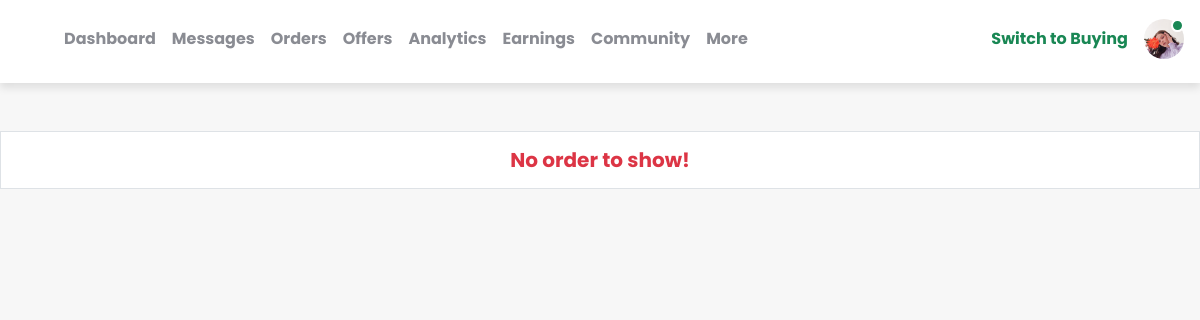
Before: /buyer-dashboard/ (signed in) with the older database file.
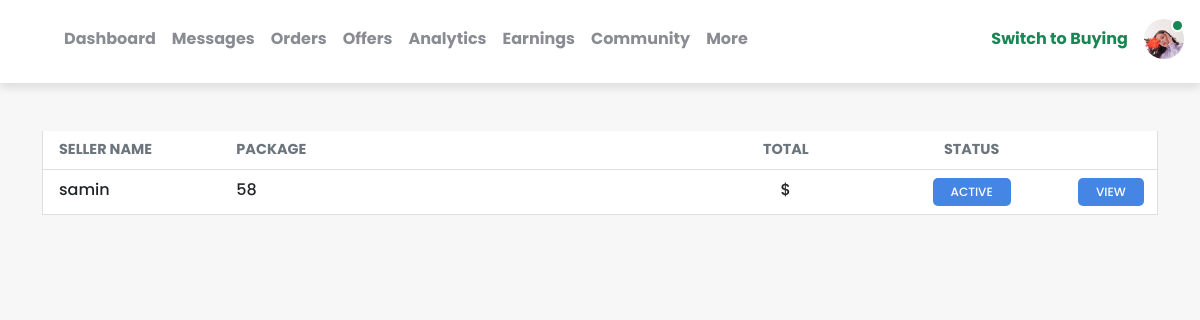
After: the same page with the newer database file.
### mainApp/models.py (models this page shows, shortened)
class Checkout(models.Model):
    ORDER_CHOICES = (
        ("ACTIVE", "ACTIVE"),
        ("LATE", "LATE"),
        ("COMPLETED", "COMPLETED"),
        ("DELIVERED", "DELIVERED"),
        ("CANCELLED", "CANCELLED"),
        ("ON REVIEW", "ON REVIEW")
    )
    user = models.ForeignKey(User, on_delete=models.CASCADE)
    seller = models.ForeignKey(
        User, on_delete=models.CASCADE, null=True, related_name='seller')
    created_at = models.DateTimeField(auto_now_add=True)
    updated_at = models.DateTimeField(auto_now_add=True)
    first_name = models.CharField(max_length=120)
    last_name = models.CharField(max_length=120)
    package = models.ForeignKey(OfferManager, on_delete=models.CASCADE)
    quantity = models.PositiveIntegerField(default=0)
    price = models.DecimalField(decimal_places=2, max_digits=10, default=0.00)
    total = models.DecimalField(decimal_places=2, max_digits=10, default=0.00)
    grand_total = models.DecimalField(
        decimal_places=2, max_digits=10, default=0.00, null=True)
    paid = models.BooleanField(default=False)
    due_date = models.DateField(null=True)
    order_status = models.CharField(max_length=200, choices=ORDER_CHOICES, default="ACTIVE")
    is_complete = models.BooleanField(default=False, null=True)
    is_cancel = models.BooleanField(default=False, null=True)
    on_review = models.BooleanField(default=False, null=True)

class OfferManager(models.Model):
    offer = models.ForeignKey(Offer, on_delete=models.CASCADE, null=True)
    package = models.ForeignKey(Package, on_delete=models.CASCADE, null=True)
    price = models.DecimalField(max_digits=10, decimal_places=2, default=0.00)
    def __str__(self):
        return str(self.id)

### mainApp/views.py (the view)
# urls.py: path("buyer-dashboard/", views.buyerDashboardFormView, name="buyer-dashboard"),
def buyerDashboardFormView(request):
    orders = Checkout.objects.filter(
        user=request.user, order_status="DELIVERED", is_complete=False).order_by("-id")
    args = {
        "orders": orders,
    }
    return render(request, "wasekPart/buyer_dashboard.html", args)

### mainApp/templates/wasekPart/buyer_dashboard.html (shortened to what this page needs)
{% extends "wasekPart/base.html" %}
{% load static %}
{% block content %}
<link rel="stylesheet" href="{% static 'css/buyer-dashboard.css' %}">
{% if orders|length > 0 %}
<div class="table-responsive manage__orderTable container mt-5 mb-5">
  <table
    class="table table-hover bg-white activated__table show__activeTable"
  >
    <thead>
      <tr class="align-middle">
        <th scope="col" colspan="2" class="text-muted ps-3 col-2">SELLER NAME</th>
        <th scope="col" class="text-muted col-5">PACKAGE</th>
        <th scope="col" class="text-muted col-2 text-center">TOTAL</th>
        <th scope="col" class="text-muted text-center col-2">status</th>
        <th scope="col" class="text-muted text-center col-2"></th>
      </tr>
    </thead>
    <tbody>
        {% for order in orders %}
        <tr>
            <td scope="" colspan="2" class="ps-3">{{order.seller}}</td>
            <td scope="" class=" for-width">{{ order.package }} </td>
            <td scope="" class="text-center">$ {{order.title}}</td>
            <td scope="" class="status text-center align-middle">
                <p>ACTIVE</p>
            </td>
            <td scope="" class="text-muted text-center view align-middle">
                <a href="{% url 'buyer-orders' order.id %}">
                  <p>VIEW</p>
                </a>
            </td>
          </tr>
        {% endfor %}
    </tbody>
  </table>
</div>
{% else %}
  <h5 class="fw-bold p-3 my-5 border border-1 text-center text-danger bg-white">No order to show!</h5>
{% endif %}
{% endblock %}

Changed rows visible on the page:
now on this page (row edited): Checkout: seller "samin", package "58"
Other visible differences:
text no longer shown: "No order to show!"
text now shown: "SELLER NAME PACKAGE TOTAL STATUS"
